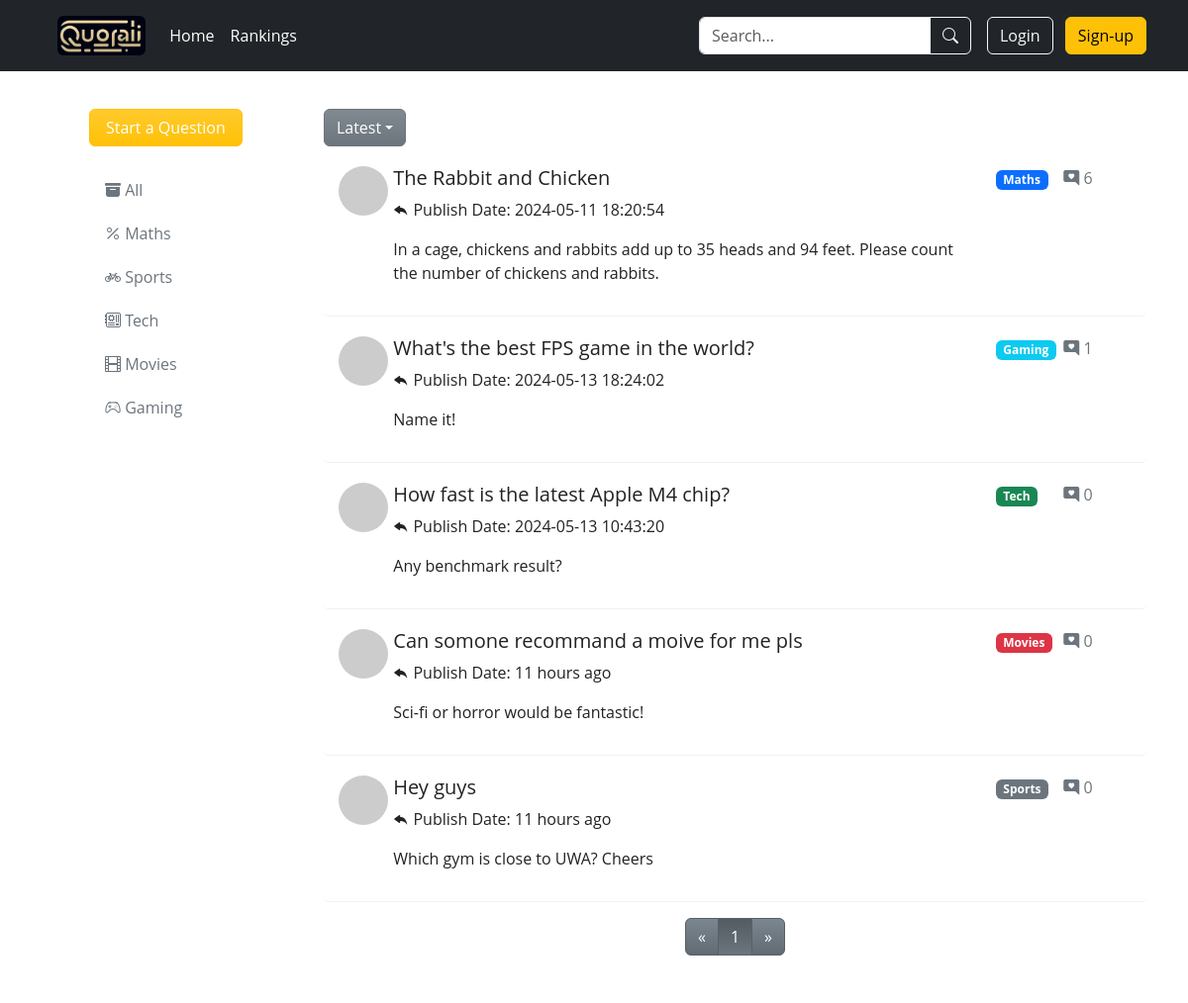
The page / on the database its author committed.
### app/models.py (models this page shows, shortened)
class Category(db.Model):
    id = db.Column(db.Integer, primary_key=True)
    name = db.Column(db.String(32), unique=True)
    iconClass = db.Column(db.String(32))
    posts = db.relationship('Post', backref='category', lazy='dynamic')

class Post(db.Model):
    id = db.Column(db.Integer, primary_key=True)
    title = db.Column(db.String(64))
    body = db.Column(db.String(1024))
    timestamp = db.Column(db.DateTime, index=True, default=datetime.now)
    author_id = db.Column(db.Integer, db.ForeignKey('user.id'), index=True)
    category_id = db.Column(db.Integer, db.ForeignKey('category.id'), index=True)
    comments = db.relationship('Comment', backref='post', lazy='dynamic')
    is_solved = db.Column(db.Boolean, default=False)

### app/routes.py (the view)
@app.route('/')
def index():
    page = request.args.get('page', 1, type=int)
    category_id = request.args.get('category')
    if category_id:
        paginate = Post.query.filter_by(category_id=category_id).paginate(page=page, per_page=7)
    else:
        paginate = Post.query.paginate(page=page, per_page=7)
    categories = Category.query.all()
    return render_template('index.html', user=current_user, categories=categories, paginate=paginate)

### app/templates/index.html (shortened to what this page needs)
{% extends "base.html" %}
{% block style %}
<link rel="stylesheet" href="{{ url_for('static', filename='css/index.css') }}" />
{% endblock %}
{% block main %}
<div class="container">
    <div class="row clearfix">
        <div class="homepage-nav col-md-3 column">
            <a class="btn btn-warning bg-gradient text-white px-3 mx-5" href="{{ url_for('newDiscussion') }}">Start a
                Question</a>
            <ul class="nav flex-column mt-4 mx-5">
                <li class="nav-item mb-1">
                    <a class="nav-link text-secondary hover-orange" href= "/">
                        <i class="bi bi-archive-fill"></i>
                        <span class="Button-label">All</span>
                    </a>
                </li>
                {% for category in categories %}
                <li class="nav-item mb-1">
                    <a class="nav-link text-secondary hover-orange" href="?category={{ category.id }}">
                        <i class="{{ category.iconClass }}"></i>
                        <span class="Button-label">{{ category.name }}</span>
                    </a>
                </li>
                {% endfor %}
            </ul>
        </div>
        <div class="homepage-results col-md-9 column">
            <div class="dropdown">
                <button type="button" class="btn btn-secondary bg-gradient dropdown-toggle"
                    data-bs-toggle="dropdown">Latest</button>
            </div>
            {% if paginate.total == 0 %}
            <h4 class="text-center mt-4 text-secondary" role="alert">
                No discussions found.
            </h4>
            {% else %}
            <ul class="discussion-list list-unstyled">
                {% for post in paginate.items %}
                <li>
                    <div class="row clearfix">
                        <div class="col-md-10 column row clearfix">
                            <div class="col-md-1 column">
                                <img alt="Avatar" src='https://robohash.org/{{ post.author.email }}' class="rounded-circle"
                                    style="width: 50px; height: 50px;" />
                            </div>
                            <div class="col-md-11">
                                <h5>
                                    <a href="{{ url_for('postDetails', post_id=post.id) }}" style="text-decoration: none; color: inherit;" onmouseover="this.style.color='#007bff'" onmouseout="this.style.color='inherit'">{{ post.title }}</a>
                                </h5>
                                <p>
                                    <i class="bi bi-reply-fill"></i>
                                    Publish Date: <span id="humanTimestamp_{{ post.id }}"></span>
                                </p>
                                <p>
                                    {{ post.body }}
                                </p>
                            </div>
                        </div>
                        <div class="col-md-2 column">
                            <div class="row clearfix">
                                <div class="col-md-6 column">
                                    <span class="badge category-tag" data-category-id="{{ post.category.id }}">{{ post.category.name }}</span>
                                </div>
                                <div class="col-md-6 column text-secondary">
                                    <p>
                                        <i class="bi bi-chat-right-heart-fill"></i>
                                        {{ post.comments.all()|length }}
                                    </p>
                                </div>
                            </div>
                        </div>
                    </div>
                </li>
                {% endfor %}
            </ul>
            <ul class="pagination justify-content-center mb-5">
                <li {% if not paginate.has_prev %}class="page-item disabled" {% else %}class="page-item" {% endif %}><a
                        class="page-link" href="{{ url_for('index') }}?page={{ paginate.prev_num }}"
                        aria-label="Previous"><span aria-hidden="true">&laquo;</span></a></li>
                {% for num in range(1, paginate.pages+1) %}
                <li {% if num==paginate.page %}class="page-item active" {% else %}class="page-item" {% endif %}><a
                        class="page-link" href="{{ url_for('index') }}?page={{ num }}">{{ num }}</a></li>
                {% endfor %}
                <li {% if not paginate.has_next %}class="page-item disabled" {% else %}class="page-item" {% endif %}><a
                        class="page-link" href="{{ url_for('index') }}?page={{ paginate.next_num }}"
                        aria-label="Next"><span aria-hidden="true">&raquo;</span></a></li>
            </ul>
            {% endif %}
        </div>
    </div>
</div>
{% endblock %}

### app/static/css/base.css (style rules this page uses)
* { box-sizing: border-box; margin: 0; padding: 0; }
body { font-family: 'Open Sans', sans-serif; color: #222; overflow-x: hidden; }

### app/static/css/index.css (style rules this page uses)
.discussion-list li { padding: 20px 15px 15px 15px; border-bottom: 1px solid #9f9f9f24; border-radius: 5px; transition: all 0.2s ease-in-out; }
.pagination .page-link { color: #fff; background-color: #6c757d; background-image: linear-gradient(180deg, #7b8690, #626b72); border: 1px solid #575f66; transition: all 0.2s; }
.pagination .page-item.active .page-link { background-color: #545b62; background-image: linear-gradient(180deg, #545b62, #6c757d); border-color: #596168; }

### rows shown on the page
Category: name "Maths"
Category: name "Sports"
Category: name "Tech"
Category: name "Movies"
Category: name "Gaming"
Post: title "The Rabbit and Chicken", body "In a cage, chickens and rabbits add up to 35 heads and 94 feet. Please count the number of chickens and rabbits.", category.name "Maths", comments.all|length "6"
Post: title "What's the best FPS game in the world?", body "Name it!", category.name "Gaming", comments.all|length "1"
Post: title "How fast is the latest Apple M4 chip?", body "Any benchmark result?", category.name "Tech", comments.all|length "0"
Post: title "Can somone recommand a moive for me pls", body "Sci-fi or horror would be fantastic!", category.name "Movies", comments.all|length "0"
Post: title "Hey guys", body "Which gym is close to UWA? Cheers", category.name "Sports", comments.all|length "0"

### other values the page prints
{{ num }} "1"
